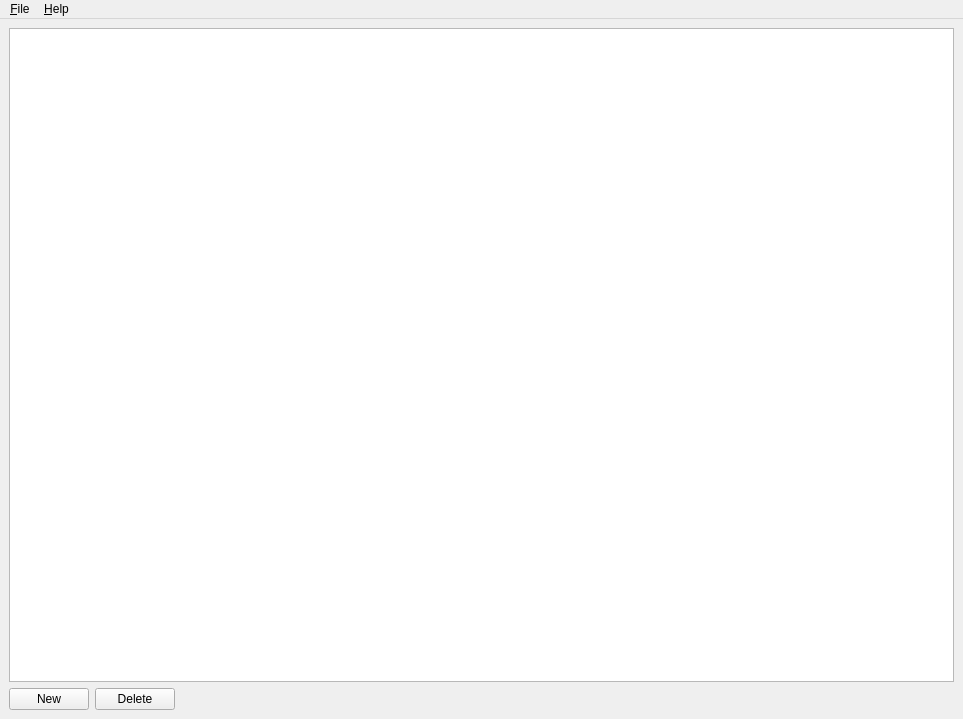
<?xml version="1.0" encoding="UTF-8"?>
<ui version="4.0">
 <class>PropertiesEditor</class>
 <widget class="QMainWindow" name="PropertiesEditor">
  <property name="geometry">
   <rect>
    <x>0</x>
    <y>0</y>
    <width>963</width>
    <height>719</height>
   </rect>
  </property>
  <property name="windowTitle">
   <string>PropertiesEditor</string>
  </property>
  <widget class="QWidget" name="centralwidget">
   <layout class="QVBoxLayout" name="verticalLayout">
    <item>
     <widget class="QTableView" name="propertyTableView">
      <property name="showGrid">
       <bool>false</bool>
      </property>
      <property name="gridStyle">
       <enum>Qt::NoPen</enum>
      </property>
      <attribute name="verticalHeaderVisible">
       <bool>false</bool>
      </attribute>
      <attribute name="verticalHeaderVisible">
       <bool>false</bool>
      </attribute>
     </widget>
    </item>
    <item>
     <layout class="QHBoxLayout" name="horizontalLayout">
      <item>
       <widget class="QPushButton" name="newProperty">
        <property name="toolTip">
         <string>Add a new property to the table</string>
        </property>
        <property name="text">
         <string>New</string>
        </property>
       </widget>
      </item>
      <item>
       <widget class="QPushButton" name="deleteProperty">
        <property name="toolTip">
         <string>Delete selected properties from the table</string>
        </property>
        <property name="text">
         <string>Delete</string>
        </property>
       </widget>
      </item>
      <item>
       <spacer name="horizontalSpacer">
        <property name="orientation">
         <enum>Qt::Horizontal</enum>
        </property>
        <property name="sizeHint" stdset="0">
         <size>
          <width>40</width>
          <height>20</height>
         </size>
        </property>
       </spacer>
      </item>
     </layout>
    </item>
   </layout>
  </widget>
  <widget class="QMenuBar" name="menubar">
   <property name="geometry">
    <rect>
     <x>0</x>
     <y>0</y>
     <width>963</width>
     <height>27</height>
    </rect>
   </property>
   <widget class="QMenu" name="menu_File">
    <property name="title">
     <string>&amp;File</string>
    </property>
    <addaction name="action_Open"/>
    <addaction name="action_Save"/>
    <addaction name="separator"/>
    <addaction name="action_Quit"/>
   </widget>
   <widget class="QMenu" name="menu_Help">
    <property name="title">
     <string>&amp;Help</string>
    </property>
    <addaction name="action_Properties_Help"/>
    <addaction name="separator"/>
    <addaction name="action_About_Properties"/>
   </widget>
   <addaction name="menu_File"/>
   <addaction name="menu_Help"/>
  </widget>
  <action name="action_Open">
   <property name="text">
    <string>&amp;Open</string>
   </property>
   <property name="toolTip">
    <string>Open a properties file</string>
   </property>
   <property name="shortcut">
    <string>Ctrl+O</string>
   </property>
  </action>
  <action name="action_Save">
   <property name="text">
    <string>&amp;Save</string>
   </property>
   <property name="toolTip">
    <string>Save current table to file</string>
   </property>
   <property name="shortcut">
    <string>Ctrl+S</string>
   </property>
  </action>
  <action name="action_Quit">
   <property name="text">
    <string>&amp;Quit</string>
   </property>
   <property name="shortcut">
    <string>Ctrl+Q</string>
   </property>
  </action>
  <action name="action_Properties_Help">
   <property name="text">
    <string>Properties Help</string>
   </property>
  </action>
  <action name="action_About_Properties">
   <property name="text">
    <string>About Properties</string>
   </property>
  </action>
 </widget>
 <resources/>
 <connections>
  <connection>
   <sender>action_Quit</sender>
   <signal>triggered()</signal>
   <receiver>PropertiesEditor</receiver>
   <slot>close()</slot>
   <hints>
    <hint type="sourcelabel">
     <x>-1</x>
     <y>-1</y>
    </hint>
    <hint type="destinationlabel">
     <x>399</x>
     <y>299</y>
    </hint>
   </hints>
  </connection>
 </connections>
</ui>
